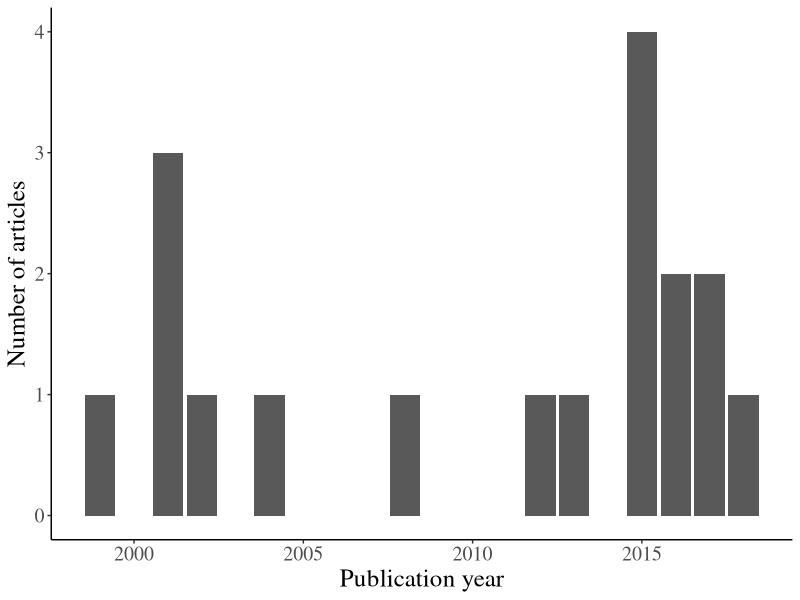

This chart was generated by the following R code:
## ---- chunk 1
knitr::opts_chunk$set(echo = FALSE, include=FALSE, comment=FALSE, message=FALSE, warning=FALSE)
library(tidyverse)
library(patchwork)
library(ggplot2)
## ---- chunk 2
DF <- read_csv("WebScience_Ref.csv")
## ---- chunk 3
# From those ` r DF %>% dplyr::filter(`Keywords used`=="Name of parks") %>% nrow()` articles were find from National parks names searching and ` r DF %>% dplyr::filter(`Keywords used` =="Close area") %>%  nrow()` articles from searching nearby areas od the parks. 
## ---- chunk 4
Pub_year <-ggplot(DF) + geom_bar(aes(x = `Publication Year`))+  labs(y="Number of articles", x="Publication year")  + theme_classic()+   theme(text=element_text(size=18,  family="Times"))
Pub_year
